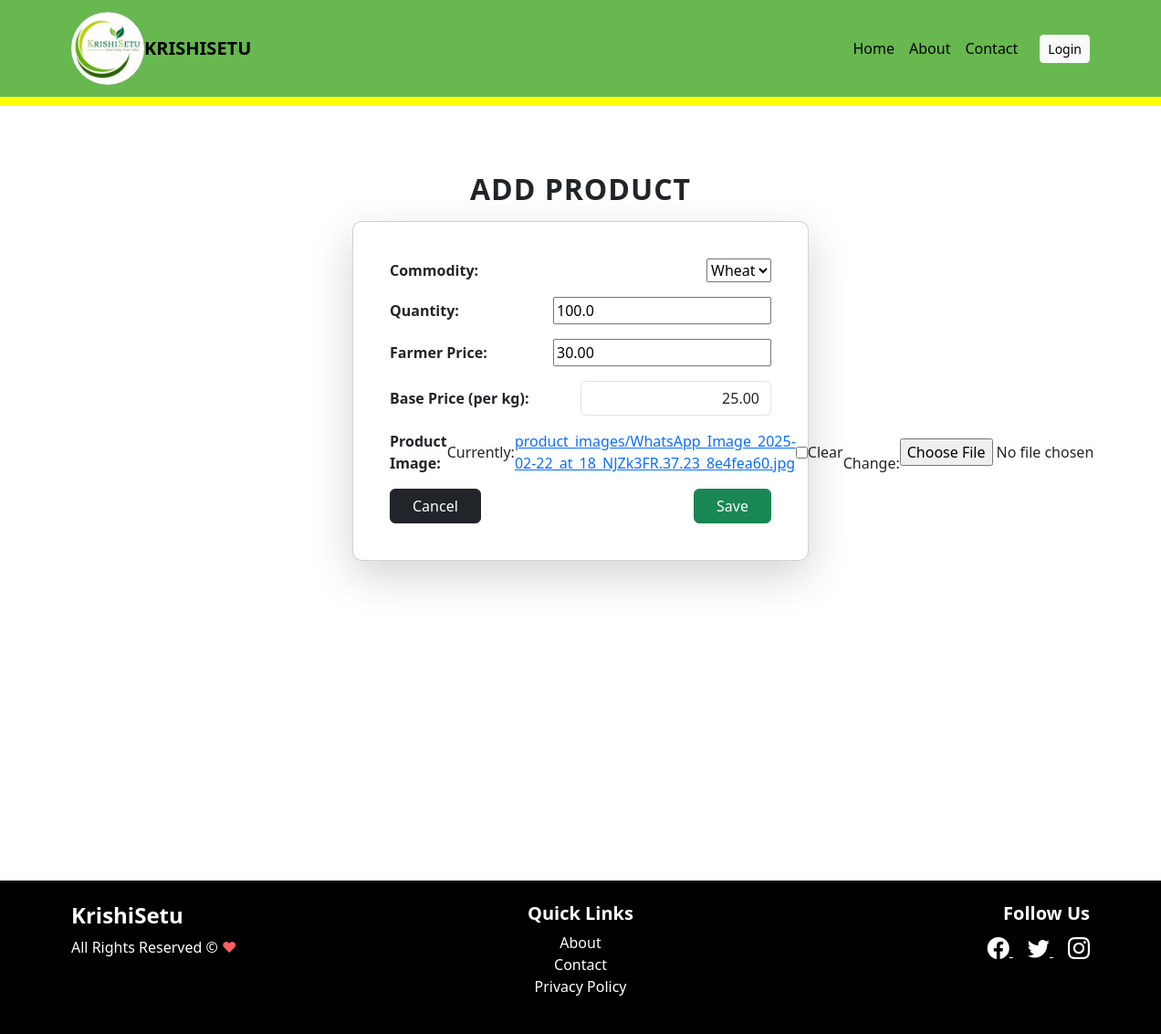
Screenshot of /farmer/update/8/ with the database file from the repository.
### Farmer/models.py (models this page shows, shortened)
class Product(models.Model):
    COMMODITY_CHOICES = [
        ('Wheat', 'Wheat'),
        ('Rice', 'Rice'),
        ('Pulses', 'Pulses'),
    ]
    BASE_PRICE_DEFAULTS = {
        'Wheat': 25.00,
        'Rice': 30.00,
        'Pulses': 50.00,
    }
    farmer = models.ForeignKey(User, on_delete=models.CASCADE, default=1)
    commodity = models.CharField(max_length=100, choices=COMMODITY_CHOICES)
    quantity = models.FloatField()
    farmerprice = models.DecimalField(max_digits=10, decimal_places=2)
    baseprice = models.DecimalField(max_digits=10, decimal_places=2, null=True, blank=True)
    soldquantity = models.FloatField(default=0)
    product_photo = models.ImageField(upload_to='product_images/', null=True, blank=True)

### Farmer/views.py (the view)
# urls.py: path('update/<int:pk>/', product_update, name='product_update'),
def product_update(request, pk):
    product = get_object_or_404(Product, pk=pk)
    if request.method == 'POST':
        form = ProductForm(request.POST, request.FILES, instance=product)
        if form.is_valid():
            form.save()
            return redirect('product_list')
    else:
        form = ProductForm(instance=product)
    return render(request, 'product_form.html', {'form': form})

### Farmer/forms.py
class ProductForm(forms.ModelForm):
    class Meta:
        model = Product
        fields = ['commodity', 'quantity', 'farmerprice', 'product_photo']

### Farmer/templates/product_form.html (shortened to what this page needs)
{% extends 'base.html' %}
{% block content %}
<div class="d-flex flex-column align-items-center min-vh-100 py-5" style="background-color: #ffffff;">
    <h2 class="fw-bold text-center mb-3" style="text-transform: uppercase; letter-spacing: 1px;">ADD PRODUCT</h2>
    <div class="card shadow-lg p-4" style="max-width: 500px; width: 100%; border-radius: 10px;">
        <div class="card-body">
            <form method="post" enctype="multipart/form-data">
                <div class="mb-3 d-flex justify-content-between align-items-center">
                    <label for="id_commodity" class="fw-bold">Commodity:</label>
                    {{ form.commodity }}
                </div>
                <div class="mb-3 d-flex justify-content-between align-items-center">
                    <label for="id_quantity" class="fw-bold">Quantity:</label>
                    {{ form.quantity }}
                </div>
                <div class="mb-3 d-flex justify-content-between align-items-center">
                    <label for="id_farmerprice" class="fw-bold">Farmer Price:</label>
                    {{ form.farmerprice }}
                </div>
                <div class="mb-3 d-flex justify-content-between align-items-center">
                    <label for="id_baseprice" class="fw-bold">Base Price (per kg):</label>
                    <input type="text" id="id_baseprice" class="form-control w-50 text-end" value="{{ form.instance.baseprice }}" readonly>
                </div>
                <div class="mb-3 d-flex justify-content-between align-items-center">
                    <label for="id_product_photo" class="fw-bold">Product Image:</label>
                    {{ form.product_photo }}
                </div>
                <div class="d-flex justify-content-between">
                    <a href="{% url 'product_list' %}" class="btn btn-dark px-4">Cancel</a>
                    <button type="submit" class="btn btn-success px-4">Save</button>
                </div>
            </form>
        </div>
    </div>
</div>
{% endblock %}

### rows the page displays
Product: commodity "Wheat", quantity "100.0", farmerprice "30.00", instance.baseprice "25.00"
